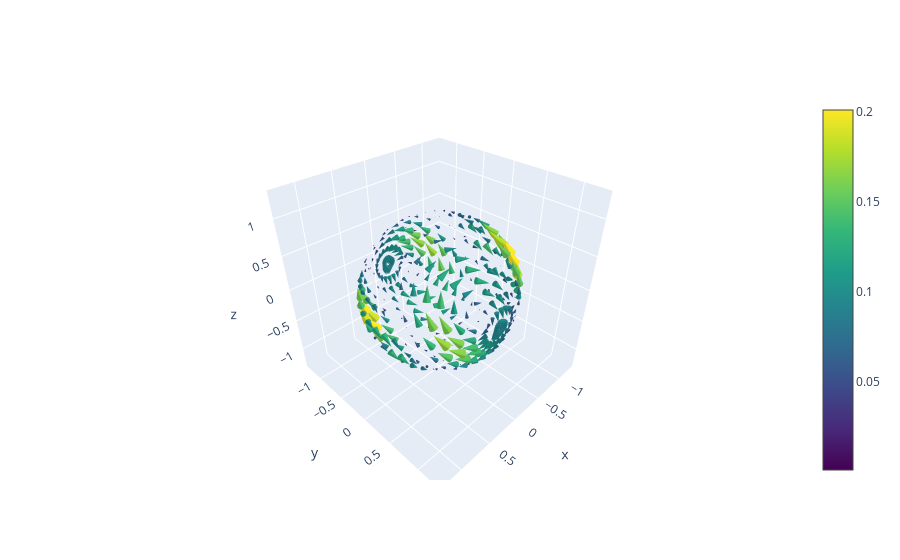

Source (notebook cell):
### Code cell
y_cross_psi = y_sig.cross(psi_sig)
plot_vector_field(y_cross_psi).show()

### Figure 1 — Plotly figure (JSON) as saved in the notebook; plotly's stock layout.template omitted (floating-point values rounded to 4 significant figures; data arrays with more than 128 entries replaced by an {"elided": "..."} marker saying what was removed)
{"data": [{"anchor": "tail", "colorscale": [[0, "#440154"], [0.1111, "#482878"], [0.2222, "#3e4989"], [0.3333, "#31688e"], [0.4444, "#26828e"], [0.5556, "#1f9e89"], [0.6667, "#35b779"], [0.7778, "#6ece58"], [0.8889, "#b5de2b"], [1, "#fde725"]], "showscale": true, "sizemode": "scaled", "sizeref": 5, "type": "cone", "u": {"elided": "380 float values"}, "v": {"elided": "380 float values"}, "w": {"elided": "380 float values"}, "x": {"elided": "380 float values"}, "y": {"elided": "380 float values"}, "z": {"elided": "380 float values"}}], "layout": {"scene": {"aspectmode": "data"}}}
